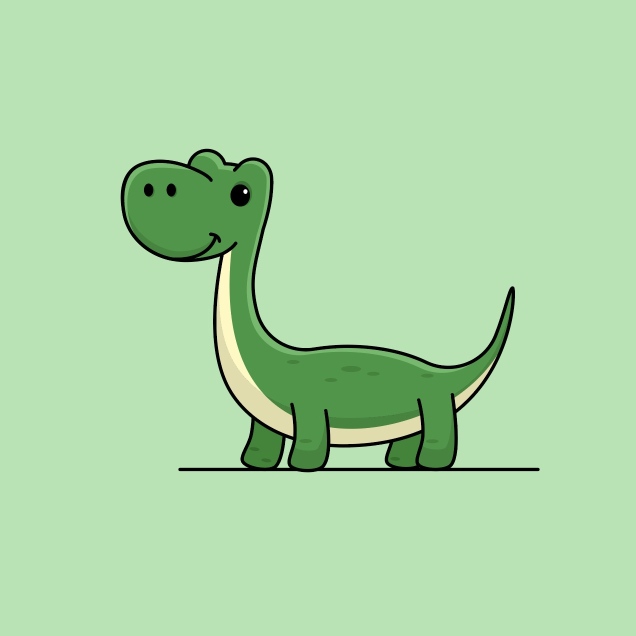
#> input picture 9/9/실습/image.jpg, 1271 x 1271 px (shown at 1/2 size)
$ python 2_clustering_segmentation.py
#> lines starting #> are read from the running program, lines starting #| are printed output that depends on the picture
from sklearn.cluster import KMeans
from sklearn.cluster import MeanShift
import cv2
import numpy as np
import matplotlib.pyplot as plt
from sklearn.metrics.pairwise import euclidean_distances

# 이미지를 군집화로 분할
def clustering_segmentation_demo():
    # BGR 기본 이미지 로드
    image = cv2.imread('image.jpg')
#> image is the input picture: shape (1271, 1271, 3); mean B, G, R 168.8, 216.3, 173.7
    # rgb 이미지로 변환
    image_rgb = cv2.cvtColor(image, cv2.COLOR_BGR2RGB)

    # 해당 이미지는 3차원 배열 (height, width, rgb(3))이므로
    # 2차원으로 바꿔주어 색상 기반 클러스터링이 가능하게 한다.
    pixel_values = image_rgb.reshape(-1, 3)

    # K-Means 와 같은 ML 알고리즘들은 float 타입을 선호한다.
    # float32 타입이 더 안정적이고 정확한 계산이 가능
    pixel_values = np.float32(pixel_values)

    #
    # 1. K-Means 클러스터링
    # K개의 대표 색상으로 이미지 분할
    #

    # 5개의 색상으로 군집화
    k = 5

    # 고정 랜덤 시드를 사용하는 이유는 KMeans가 시작할 때 중심점을 랜덤하게 초기화해서
    # 실행마다 같은 결과가 주어지지 않을 수 있기에 고정 랜덤 시드를 사용한다.
    kmeans = KMeans(n_clusters=k, random_state=42)

    # fit으로 학습, predict로 어느 집단에 속하는지 예측
    labels = kmeans.fit_predict(pixel_values)

    # 색상 정보를 얻기 위해서 중심값을 찾는다.
    # 이미지는 0-255 정수니 uint8로 변환
    centers = np.uint8(kmeans.cluster_centers_)

    # 이미 labels는 0, 1, 2, 3, 4의 집단으로 나누어짐
    # 예) [1, 0, 3, 2]
    # centers는 사람이 색상정보를 알기 위해서 작성
    # 색상 정보가 [[갈색], [파란색]] 이라고 하면
    # 해당 픽셀의 집단으로 색상을 바꾸기 위해 사용
    # (262144, 3) 형태
    segmented_image = centers[labels.flatten()]
    # 해당 코드의 동작원리
    # 예) centers = [[갈색], [파란색], [빨간색]]
    # 예) labels = [1, 0, 2, 1, 2]
    # 예) segmented_image = [[파란색], [갈색], [빨간색], [파란색], [빨간색]]
    # 이렇게 된다. 라벨의 숫자가 같다고 해서 같은 행으로 가는게 아니라
    # 해당 라벨 숫자의 centers의 색상 정보를 가져와 해당 label 인덱스의 픽셀의 행으로 간다.

    # 클러스터링이 끝났기에 원래 이미지 차원으로 변경
    segmented_image = segmented_image.reshape(image_rgb.shape)


    #
    # 2. Mean Shift 클러스터링
    # 데이터 밀도가 높은 영역을 중심으로 클러스터링
    #

    # 이미지 크기를 줄여서 계산 속도 향샹
    # image.reshpe = (height, width)
    # cv2.resize(image, (width, height))
    # cv2.resize의 순서가 (너비, 높이) 이므로 1과 0의 순서가 바뀜
    small_image = cv2.resize(image_rgb, (image_rgb.shape[1]//2, image_rgb.shape[0]//2))
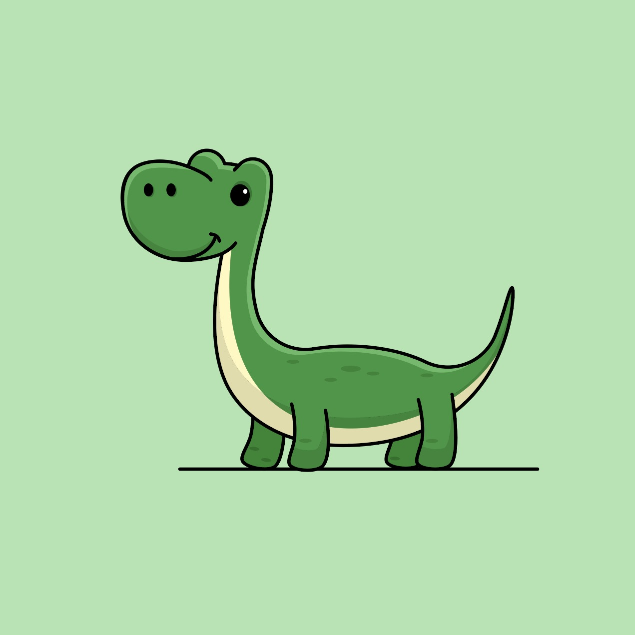
#> small_image: shape (635, 635, 3); mean R, G, B 173.7, 216.3, 168.8
    small_pixel_values = small_image.reshape(-1, 3)
    small_pixel_values = np.float32(small_pixel_values)

    # 픽셀 샘플링
    # 최대 10000개 픽셀만 사용
    small_size = min(10000, len(small_pixel_values))
#> small_size = 10000
    # sample_pixel_values의 인덱스에서 랜덤하게
    # small_size만큼 중복을 허용해서 인덱스를 선택해 가져온다.
    sample_indices = np.random.choice(len(small_pixel_values), small_size, replace=True)
#> sample_indices = 10000 values, max 403218 at index 2656, min 21 at index 8913, mean 203579.1
    # 가져온 인덱스를 통해 픽셀값을 가져온다.
    sampled_pixels = small_pixel_values[sample_indices]

    # 클러스터링 수행
    # bandwidth는 어느 정도의 거리 범위 내로 하나의 그룹으로 볼거냐
    # RGB 색상 공간에서의 거리
    # 픽셀A = [100, 150, 200]  # 파란색 계열
    # 픽셀B = [110, 160, 210]  # 비슷한 파란색 (거리: 약 17)
    # 픽셀C = [200, 50, 50]    # 빨간색 (거리: 약 200)
    # bandwidth=30이면:
    # 픽셀A와 픽셀B는 같은 클러스터 (거리 17 < 30)
    # 픽셀A와 픽셀C는 다른 클러스터 (거리 200 > 30)
    mean_shift = MeanShift(bandwidth=30)

    # 클러스터링 적용
    label_ms_sample = mean_shift.fit_predict(sampled_pixels)
#> label_ms_sample = 10000 values, max 9 at index 1137, min 0 at index 0, mean 0.204

    # 중심점을 얻어 색상 정보 얻기
    centers_ms = np.uint8(mean_shift.cluster_centers_)

    # 유클리드 거리 계산으로 중심점들과 각 픽셀간의 거리 계산
    # 예) [[갈색], [파란색], [빨간색]], [50, 100, 75]
    # 예) 갈색과 거리 계산, 파란색과 거리 계산, 빨간색과 거리 계산
    # 예) 각 픽셀마다 각 색깔과의 거리 계산 걀과를 모두 저장
    # distances = [
    # [거리0→중심0, 거리0→중심1, 거리0→중심2, 거리0→중심3],  # 픽셀 0
    # [거리1→중심0, 거리1→중심1, 거리1→중심2, 거리1→중심3],  # 픽셀 1
    # [거리2→중심0, 거리2→중심1, 거리2→중심2, 거리2→중심3],  # 픽셀 2
    # ...
    # [거리12499→중심0, 거리12499→중심1, 거리12499→중심2, 거리12499→중심3]  # 픽셀 12499
    # ]
    distances = euclidean_distances(small_pixel_values, centers_ms)

    # 행 방향으로 가장 낮은 거리를 갖는 인덱스를 추출
    #  -> 어떤 집단에 속하는지 알려줌
    labels_ms_full = np.argmin(distances, axis=1)

    # 각 픽셀을 해당 집단의 색깔로 변환
    segmented_image_ms = centers_ms[labels_ms_full]

    # 원래 이미지 차원으로 복구
    segmented_image_ms = segmented_image_ms.reshape(small_image.shape)

    # 원래 이미지 크기로 변경
    segmented_image_ms = cv2.resize(segmented_image_ms, (image_rgb.shape[1], image_rgb.shape[0]))
#> segmented_image_ms: shape (1271, 1271, 3)

    # 시각회
    plt.figure(figsize=(15, 5))

    plt.subplot(1, 3, 1)
    plt.imshow(image_rgb)
    plt.title('Original Image')
    plt.axis('off')

    plt.subplot(1, 3, 2)
    plt.imshow(segmented_image)
    plt.title(f'K-Means (k={k})')
    plt.axis('off')

    plt.subplot(1, 3, 3)
    plt.imshow(segmented_image_ms)
    plt.title('Mean Shift (Optimized)')
    plt.axis('off')

    plt.tight_layout()
    plt.show()
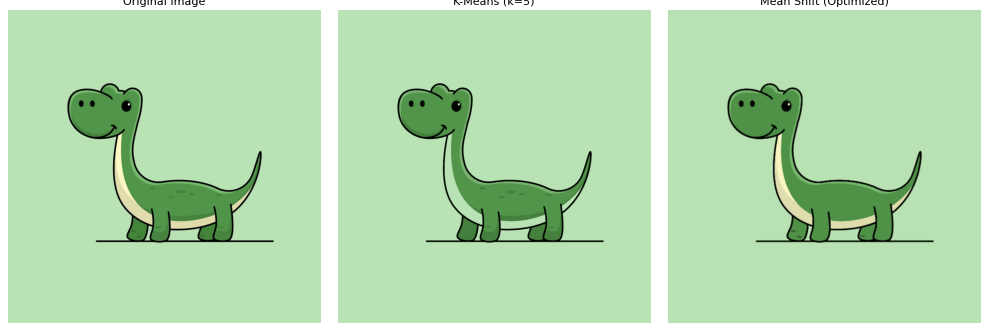
#> figure drawn by matplotlib, 3 panels

clustering_segmentation_demo()
